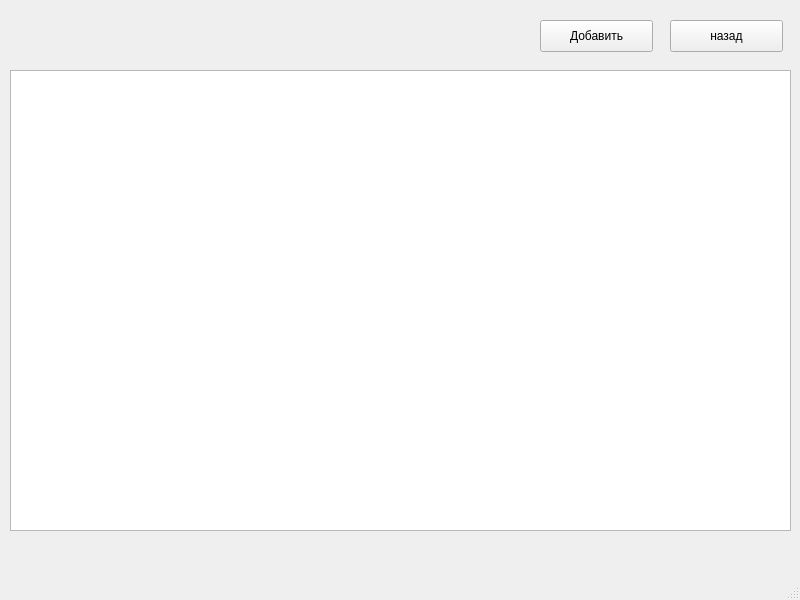
<?xml version="1.0" encoding="UTF-8"?>
<ui version="4.0">
 <class>LiftingTransporEequipment</class>
 <widget class="QMainWindow" name="LiftingTransporEequipment">
  <property name="geometry">
   <rect>
    <x>0</x>
    <y>0</y>
    <width>800</width>
    <height>600</height>
   </rect>
  </property>
  <property name="windowTitle">
   <string>MainWindow</string>
  </property>
  <widget class="QWidget" name="centralwidget">
   <widget class="QPushButton" name="exit">
    <property name="geometry">
     <rect>
      <x>670</x>
      <y>20</y>
      <width>113</width>
      <height>32</height>
     </rect>
    </property>
    <property name="text">
     <string>назад</string>
    </property>
   </widget>
   <widget class="QTableWidget" name="tablelifting">
    <property name="geometry">
     <rect>
      <x>10</x>
      <y>70</y>
      <width>781</width>
      <height>461</height>
     </rect>
    </property>
   </widget>
   <widget class="QPushButton" name="push_to_lifting">
    <property name="geometry">
     <rect>
      <x>540</x>
      <y>20</y>
      <width>113</width>
      <height>32</height>
     </rect>
    </property>
    <property name="text">
     <string>Добавить</string>
    </property>
   </widget>
  </widget>
  <widget class="QMenuBar" name="menubar">
   <property name="geometry">
    <rect>
     <x>0</x>
     <y>0</y>
     <width>800</width>
     <height>37</height>
    </rect>
   </property>
  </widget>
  <widget class="QStatusBar" name="statusbar"/>
 </widget>
 <resources/>
 <connections/>
</ui>
